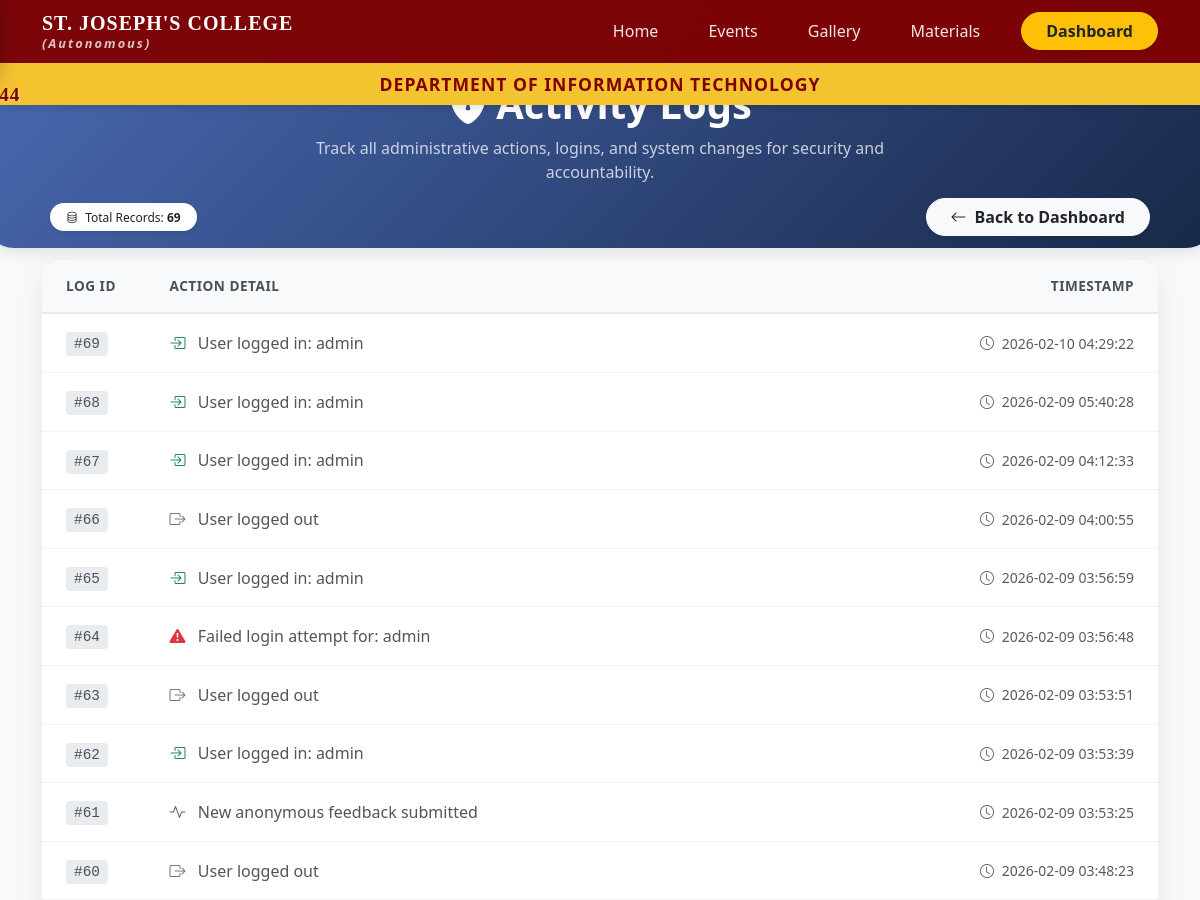
Page /logs (signed in, upper part) on the earlier database version.
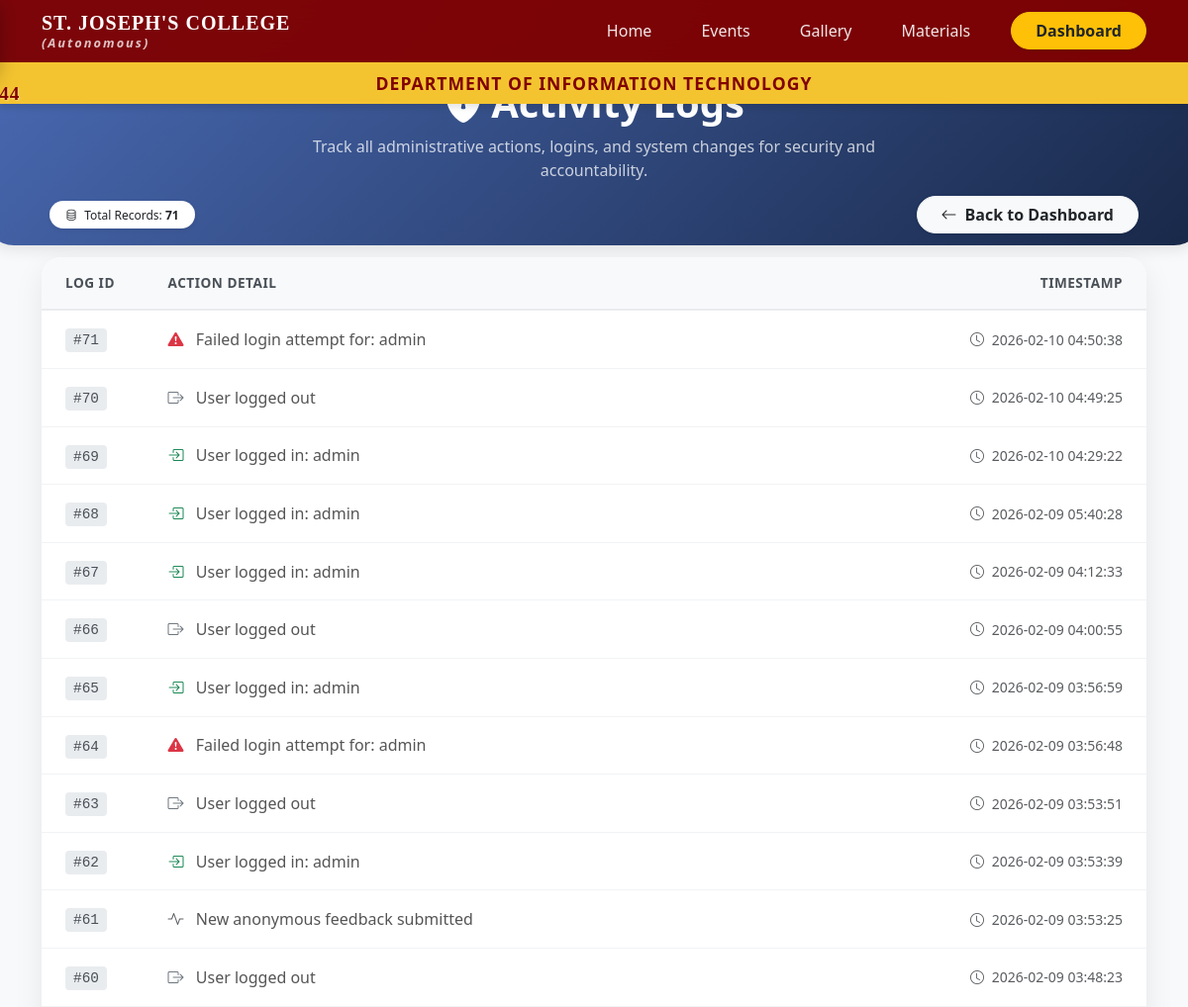
Same page on the later database version.
### tables this page shows
CREATE TABLE activity_logs (
                id INTEGER PRIMARY KEY AUTOINCREMENT,
                action TEXT NOT NULL,
                timestamp TIMESTAMP DEFAULT CURRENT_TIMESTAMP
            );

### app.py (the view)
@app.route('/logs')
def view_logs():
    if not session.get('admin'): return redirect(url_for('login'))
    conn = get_db_connection()
    try:
        logs = conn.execute('SELECT * FROM activity_logs ORDER BY timestamp DESC').fetchall()
    except:
        logs = []
    conn.close()
    return render_template('logs.html', logs=logs)

### app.py (called while the page is built)
def get_db_connection():
    conn = sqlite3.connect(DB_PATH)
    conn.row_factory = sqlite3.Row
    return conn

### templates/logs.html (shortened to what this page needs)
{% extends "base.html" %}
{% block content %}
<div class="logs-header text-center">
    <div class="container">
        <h1 class="fw-bold mb-2">Activity Logs</h1>
        <p class="opacity-75 mb-0" style="max-width: 600px; margin: 0 auto;">
            Track all administrative actions, logins, and system changes for security and accountability.
        </p>
    </div>
</div>
<div class="container pb-5" style="margin-top: -50px;">
    <div class="d-flex justify-content-between align-items-center mb-4 px-2">
        <span class="badge bg-white text-dark shadow-sm px-3 py-2 rounded-pill fw-normal">
            <i class="bi bi-database me-1"></i> Total Records: <strong>{{ logs|length }}</strong>
        </span>
        <a href="{{ url_for('dashboard') }}" class="btn btn-light shadow-sm rounded-pill px-4 fw-bold text-dark">
            <i class="bi bi-arrow-left me-2"></i>Back to Dashboard
        </a>
    </div>
    <div class="card logs-card bg-white">
        <div class="card-body p-0">
            <div class="table-responsive">
                <table class="table table-hover mb-0">
                    <thead>
                        <tr>
                            <th class="ps-4" style="width: 10%">Log ID</th>
                            <th style="width: 65%">Action Detail</th>
                            <th class="text-end pe-4" style="width: 25%">Timestamp</th>
                        </tr>
                    </thead>
                    <tbody>
                        {% for log in logs %}
                        <tr>
                            <td class="ps-4">
                                <span class="id-badge">#{{ log.id }}</span>
                            </td>
                            <td>
                                {% if 'logged in' in log.action %}
                                    <i class="bi bi-box-arrow-in-right text-success me-2"></i>
                                {% elif 'logged out' in log.action %}
                                    <i class="bi bi-box-arrow-right text-secondary me-2"></i>
                                {% elif 'Failed' in log.action %}
                                    <i class="bi bi-exclamation-triangle-fill text-danger me-2"></i>
                                {% elif 'Added' in log.action or 'Uploaded' in log.action %}
                                    <i class="bi bi-plus-circle-fill text-primary me-2"></i>
                                {% elif 'Deleted' in log.action %}
                                    <i class="bi bi-trash-fill text-danger me-2"></i>
                                {% else %}
                                    <i class="bi bi-activity text-muted me-2"></i>
                                {% endif %}
                                <span class="fw-medium">{{ log.action }}</span>
                            </td>
                            <td class="text-end pe-4 text-muted small">
                                <i class="bi bi-clock me-1"></i> {{ log.timestamp }}
                            </td>
                        </tr>
                        {% endfor %}
                    </tbody>
                </table>
            </div>
        </div>
    </div>
</div>
{% endblock %}

### templates/base.html (shortened to what this page needs)
<!DOCTYPE html>
<html lang="en" data-theme="light">
<head>
    <link href="https://cdn.jsdelivr.net/npm/bootstrap@5.3.2/dist/css/bootstrap.min.css" rel="stylesheet">
    <link rel="stylesheet" href="https://cdn.jsdelivr.net/npm/bootstrap-icons@1.11.1/font/bootstrap-icons.css">
    <link href="https://unpkg.com/aos@2.3.1/dist/aos.css" rel="stylesheet">
</head>
<body class="d-flex flex-column min-vh-100">
    <div class="header-fixed-wrapper">
        <nav class="navbar navbar-expand-lg navbar-dark navbar-custom">
            <div class="container">
                <a class="navbar-brand d-flex align-items-center ms-auto" href="{{ url_for('home') }}"
                    style="margin-right: 150px; position: relative;">
                    <div class="logo-container">
                        <img src="{{ url_for('static', filename='uploads/sjc image.png') }}" alt="IT Logo"
                            class="navbar-logo-large">
                        <span class="est-year">Since 1844</span>
                    </div>
                    <div class="d-flex flex-column lh-1 brand-text-container">
                        <span class="fs-5 fw-bold text-uppercase"
                            style="letter-spacing: 1px; font-family: 'Times New Roman', serif;">St. Joseph's
                            College</span>
                        <span class="small fst-italic opacity-75 mt-1"
                            style="font-size: 0.8rem; letter-spacing: 2px;">(Autonomous)</span>
                    </div>
                </a>
                <div class="collapse navbar-collapse" id="navbarNav">
                    <ul class="navbar-nav ms-auto align-items-center">
                        <li class="nav-item"><a class="nav-link {{ 'active' if request.endpoint == 'home' }}"
                                href="{{ url_for('home') }}">Home</a></li>
                        <li class="nav-item"><a class="nav-link {{ 'active' if request.endpoint == 'events' }}"
                                href="{{ url_for('events') }}">Events</a></li>
                        <li class="nav-item"><a class="nav-link {{ 'active' if request.endpoint == 'gallery' }}"
                                href="{{ url_for('gallery') }}">Gallery</a></li>
                        <li class="nav-item"><a class="nav-link {{ 'active' if request.endpoint == 'materials' }}"
                                href="{{ url_for('materials') }}">Materials</a></li>
                        {% if session.get('admin') %}
                        <li class="nav-item ms-lg-3">
                            <a class="btn btn-warning text-dark fw-bold rounded-pill px-4 shadow-sm"
                                href="{{ url_for('dashboard') }}">Dashboard</a>
                        </li>
                        {% endif %}
                    </ul>
                </div>
            </div>
        </nav>
        <div class="dept-sub-header">
            DEPARTMENT OF INFORMATION TECHNOLOGY
        </div>
    </div>
    {% block content %}{% endblock %}
</body>
</html>

### templates/base.html (style rules this page uses)
:root { --bg-primary: #f8f9fa; --bg-secondary: #ffffff; --text-primary: #212529; --text-secondary: #6c757d; --card-bg: #ffffff; --card-shadow: rgba(0, 0, 0, 0.1); --border-color: #e9ecef; --footer-bg: #F4C430; --gradient-start: #007bff; --gradient-end: #6f42c1; }
html { overflow-x: hidden; width: 100%; }
body { font-family: 'Segoe UI', Tahoma, Geneva, Verdana, sans-serif; background-color: var(--bg-primary); color: var(--text-primary); display: flex; flex-direction: column; min-height: 100vh; transition: background-color 0.3s ease, color 0.3s ease; overflow-x: hidden; width: 100%; position: relative; }
.header-fixed-wrapper { position: fixed; top: 0; width: 100%; z-index: 1060; }
.navbar-custom { background: rgba(128, 0, 0, 0.95) !important; backdrop-filter: blur(10px); width: 100%; border-bottom: none; position: relative; z-index: 1060; }
.dept-sub-header { background-color: var(--footer-bg); color: #800000; text-align: center; padding: 8px 0; font-weight: 700; font-size: 1.1rem; text-transform: uppercase; letter-spacing: 1px; box-shadow: 0 4px 6px rgba(0, 0, 0, 0.1); position: relative; z-index: 1055; }
.navbar-brand { font-weight: 700; letter-spacing: 1px; }
.nav-link { font-weight: 500; color: rgba(255, 255, 255, 0.9) !important; transition: all 0.3s; margin: 0 5px; border-radius: 20px; padding: 8px 20px !important; }
.navbar-logo-large { height: 120px !important; width: 120px !important; object-fit: contain; filter: drop-shadow(0 4px 10px rgba(0, 0, 0, 0.3)); transition: all 0.3s ease; }
.logo-container { position: absolute; top: 50%; left: -130px; transform: translateY(-40%); z-index: 1100; display: flex; flex-direction: column; align-items: center; }
.est-year { color: #800000; font-family: 'Brush Script MT', cursive; font-size: 1.2rem; font-weight: bold; text-shadow: 1px 1px 2px rgba(255, 255, 255, 0.4); margin-top: -18px; letter-spacing: 1px; white-space: nowrap; }
.brand-text-container { transition: all 0.3s ease; }

### templates/logs.html (style rules this page uses)
.logs-header { background: linear-gradient(135deg, #4b6cb7 0%, #182848 100%); color: white; padding: 6rem 0 4rem 0; margin: -1rem -1rem 0 -1rem; border-radius: 0 0 30px 30px; box-shadow: 0 4px 15px rgba(0,0,0,0.1); }
.logs-card { border: none; border-radius: 20px; box-shadow: 0 10px 30px rgba(0,0,0,0.08); overflow: hidden; }
.table thead th { background-color: #f8f9fa; color: #495057; font-weight: 700; text-transform: uppercase; font-size: 0.85rem; letter-spacing: 0.5px; border-bottom: 2px solid #e9ecef; padding: 1rem; }
.table tbody td { padding: 1rem; vertical-align: middle; color: #555; border-bottom: 1px solid #f1f3f5; }
.id-badge { background: #e9ecef; color: #495057; font-family: monospace; padding: 4px 8px; border-radius: 4px; font-size: 0.9rem; }

Differences in the rows shown:
added activity_logs: id "71", action "Failed login attempt for: admin", timestamp "2026-02-10 04:50:38"
added activity_logs: id "70", action "User logged out", timestamp "2026-02-10 04:49:25"
Other differences:
{{ logs|length }}: "69" → "71"
